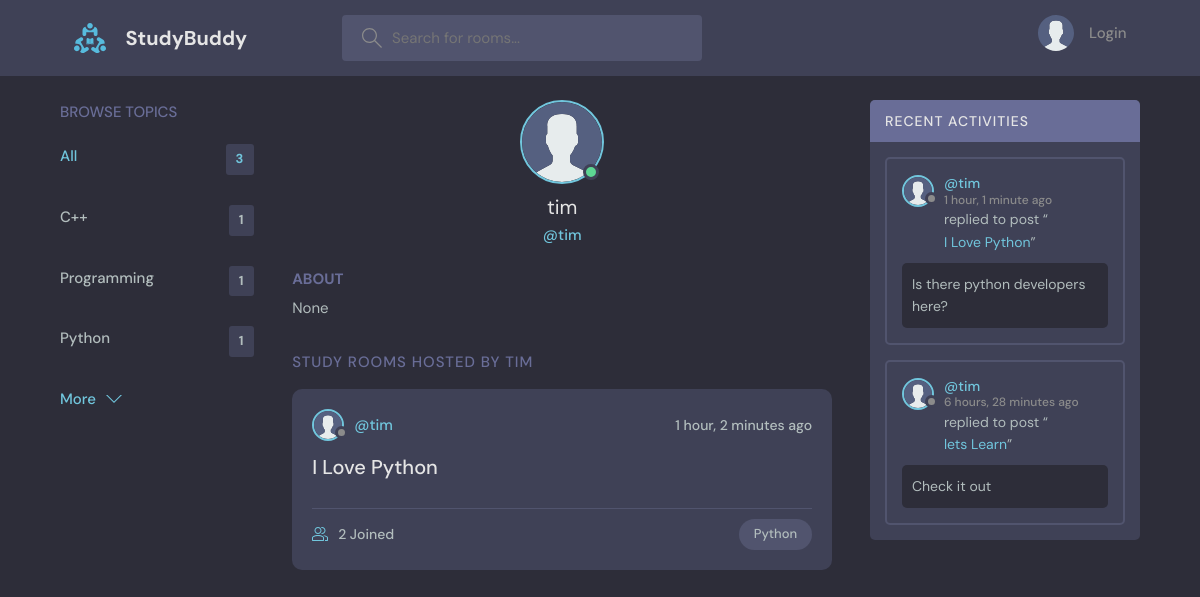
The page /profile/2 on the database its author committed.
### base/models.py (models this page shows, shortened)
class Topic(models.Model):
  name = models.CharField(max_length=200)

class User(AbstractUser):
  name = models.CharField(max_length=200, null=True)
  email = models.EmailField(unique=True, null=True)
  bio = models.TextField(null=True)
  avatar = models.ImageField(null=True, default="avatar.svg")
  USERNAME_FIELD = 'email'
  REQUIRED_FIELDS = []

class Room(models.Model):
  host = models.ForeignKey(User, on_delete=models.SET_NULL, null=True)
  topic = models.ForeignKey(Topic, on_delete=models.SET_NULL, null=True)
  name = models.CharField(max_length=200)
  description = models.TextField(null=True, blank=True)
  participants = models.ManyToManyField(User, related_name='participants', blank=True)
  updated = models.DateTimeField(auto_now=True)
  created = models.DateTimeField(auto_now_add=True)
  class Meta:
    ordering = ['-updated', '-created']
  def __str__(self):
    return self.name

class Message(models.Model):
  user = models.ForeignKey(User, on_delete=models.CASCADE)
  room = models.ForeignKey(Room, on_delete=models.CASCADE)
  body = models.TextField()
  updated = models.DateTimeField(auto_now=True)
  created = models.DateTimeField(auto_now_add=True)
  class Meta:
    ordering = ['-updated', '-created']
  def __str__(self):
    return self.body[0:50]

### base/views.py (the view)
# urls.py: path('profile/<str:pk>', views.userProfile, name="user-profile"),
def userProfile(request, pk):
  user = User.objects.get(id=pk)
  rooms = user.room_set.all()
  room_messages = user.message_set.all()
  topics = Topic.objects.all()
  context = {'user': user, 'rooms': rooms, 'room_messages': room_messages, 'topics': topics}
  return render(request, 'base/profile.html', context)

### base/templates/base/profile.html (shortened to what this page needs)
{% extends 'main.html' %}
{% block content %}
<main class="profile-page layout layout--3">
  <div class="container">
    {% include 'base/topics_component.html' %}
    <div class="roomList">
      <div class="profile">
        <div class="profile__avatar">
          <div class="avatar avatar--large active">
            <img src="{{ user.avatar.url }}" />
          </div>
        </div>
        <div class="profile__info">
          <h3>{{ user.username }}</h3>
          <p>@{{ user.username }}</p>
        </div>
        <div class="profile__about">
          <h3>About</h3>
          <p>
            {{ user.bio }}
          </p>
        </div>
      </div>
      <div class="roomList__header">
        <div>
          <h2>Study Rooms Hosted by {{ user.username }}</a>
          </h2>
        </div>
      </div>
      {% include 'base/feed_component.html' %}
    </div>
    {% include 'base/activity_component.html' %}
  </div>
</main>
{% endblock %}

### templates/main.html (shortened to what this page needs)
<!DOCTYPE html>
{% load static %}
<html lang="en">
  <head>
    <link rel="stylesheet" href="{% static 'styles/style.css' %}" />
  </head>
  <body>
    {% include 'navbar.html' %}
    {% block content %}
    {% endblock %}
  </body>
</html>

### templates/navbar.html (shortened to what this page needs)
{% load static %}
<header class="header header--loggedIn">
  <div class="container">
    <a href="{% url 'home' %}" class="header__logo">
      <img src="{% static 'images/logo.svg' %}" />
      <h1>StudyBuddy</h1>
    </a>
    <form method="GET" action="{% url 'home' %}" class="header__search">
      <label>
        <input name="q" placeholder="Search for rooms..." />
      </label>
    </form>
    <nav class="header__menu">
      {% if request.user.is_authenticated %}
      <div class="header__user">
        <a href="{% url 'update-user' %}">
          <div class="avatar avatar--medium active">
            <img src="{{ request.user.avatar.url }}" />
          </div>
          <p>{{ request.user.username }} <span>@{{ request.user.username }}</span></p>
        </a>
        <button class="dropdown-button">
          <svg version="1.1" xmlns="http://www.w3.org/2000/svg" width="32" height="32" viewBox="0 0 32 32">
            <title>chevron-down</title>
            <path d="M16 21l-13-13h-3l16 16 16-16h-3l-13 13z"></path>
          </svg>
        </button>
      </div>
      {% else %}
      <a href="{% url 'login' %}">
        <img src="{% static 'images/avatar.svg' %}" />
        <p>Login</p>
      </a>
      {% endif %}
    </nav>
  </div>
</header>

### base/templates/base/topics_component.html
<div class="topics">
  <div class="topics__header">
    <h2>Browse Topics</h2>
  </div>
  <ul class="topics__list">
    <li>
      <a href="{% url 'home' %}" class="active">All <span>{{ topics.count }}</span></a>
    </li>
    {% for topic in topics %}
    <li>
      <a href="{% url 'home' %}?q={{ topic.name }}">{{ topic.name }} <span>{{ topic.room_set.all.count }}</span></a>
    </li>
    {% endfor %}
  </ul>
  <a class="btn btn--link" href="{% url 'topics' %}">
    More
    <svg version="1.1" xmlns="http://www.w3.org/2000/svg" width="32" height="32" viewBox="0 0 32 32">
      <title>chevron-down</title>
      <path d="M16 21l-13-13h-3l16 16 16-16h-3l-13 13z"></path>
    </svg>
  </a>
</div>

### base/templates/base/feed_component.html (shortened to what this page needs)
{% for room in rooms %}
<div class="roomListRoom">
  <div class="roomListRoom__header">
    <a href="{% url 'user-profile' room.host.id %}" class="roomListRoom__author">
      <div class="avatar avatar--small">
        <img src="{{ room.host.avatar.url }}" />
      </div>
      <span>@{{ room.host.username }}</span>
    </a>
    <div class="roomListRoom__actions">
      <span>{{ room.created | timesince }} ago</span>
    </div>
  </div>
  <div class="roomListRoom__content">
    <a href="{% url 'room' room.id %}">{{ room.name }}</a>
  </div>
  <div class="roomListRoom__meta">
    <a href="{% url 'room' room.id %}" class="roomListRoom__joined">
      {{ room.participants.count }} Joined
    </a>
    <p class="roomListRoom__topic">{{ room.topic.name }}</p>
  </div>
</div>
{% endfor %}

### base/templates/base/activity_component.html (shortened to what this page needs)
<div class="activities">
  <div class="activities__header">
    <h2>Recent Activities</h2>
  </div>
  {% for message in room_messages %}
  <div class="activities__box">
    <div class="activities__boxHeader roomListRoom__header">
      <a href="{% url 'user-profile' message.user.id %}" class="roomListRoom__author">
        <div class="avatar avatar--small">
          <img src="{{ message.user.avatar.url }}" />
        </div>
        <p>
          @{{ message.user.username }}
          <span>{{ message.created | timesince }} ago</span>
        </p>
      </a>
    </div>
    <div class="activities__boxContent">
      <p>replied to post “<a href="{% url 'room' message.room.id %}">{{ message.room }}</a>”</p>
      <div class="activities__boxRoomContent">
        {{ message }}
      </div>
    </div>
  </div>
  {% endfor %}
</div>

### rows shown on the page
Topic: name "C++", room_set.all.count "1"
Topic: name "Programming", room_set.all.count "1"
Topic: name "Python", room_set.all.count "1"
User: avatar (placeholder picture), username "tim", bio "None", username "TIM"
Room: host.avatar (placeholder picture), host.username "tim", created "1 hour, 2 minutes", name "I Love Python", participants.count "2", topic.name "Python"
Message: user.avatar (placeholder picture), user.username "tim", created "1 hour, 1 minute", room "I Love Python", body "Is there python developers here?"
Message: user.avatar (placeholder picture), user.username "tim", created "6 hours, 28 minutes", room "lets Learn", body "Check it out"

### other values the page prints
{{ topics.count }} "3"
